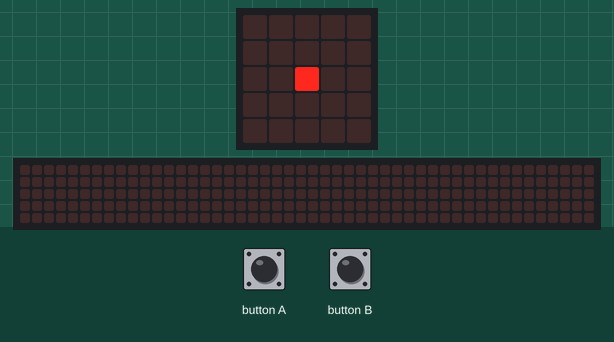
Recording of a program running on a simulated BBC micro:bit (MakeCode). Shown: the board's 5×5 LED display, a strip that is not on the board, showing the scrolling text unrolled. Inputs (shaded band) come from the test bench. Random numbers come from a fixed seed; the 48×5 strip is a reading aid, not a part: it shows the text the display is scrolling, unrolled, one strip-width of it at a time.

Above: at 3.6 s.
3.7 s: button B pressed for 0.15 s
At 3.92 s:
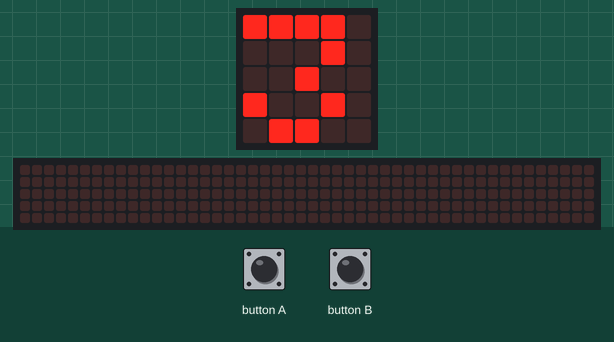
4.4 s: button A pressed for 0.15 s
At 4.62 s:
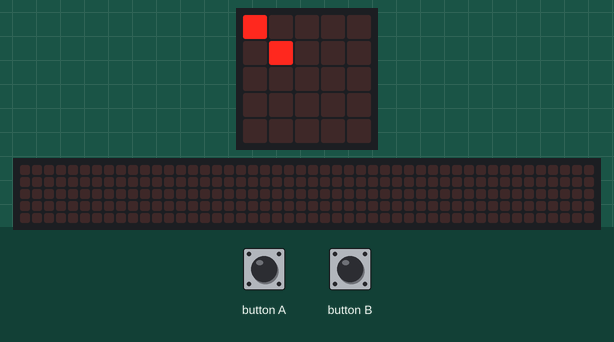
7.5 s: button B pressed for 0.15 s
At 7.72 s:
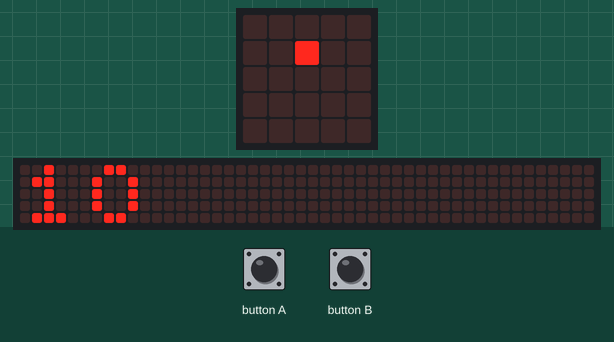
8.2 s: button A pressed for 0.15 s
At 8.47 s:
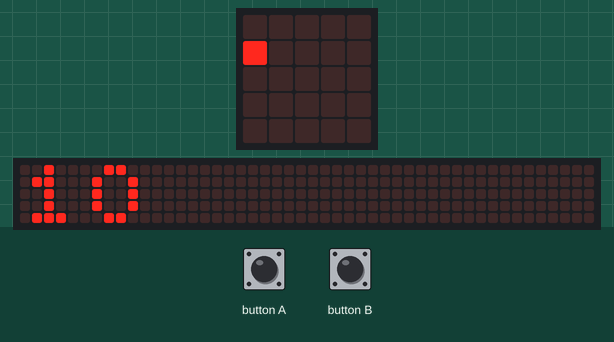
8.9 s: button A pressed for 0.15 s
At 9.22 s:
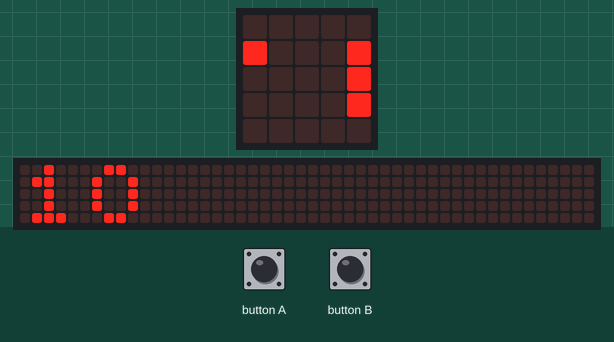
9.6 s: button B pressed for 0.15 s
At 11.8 s:
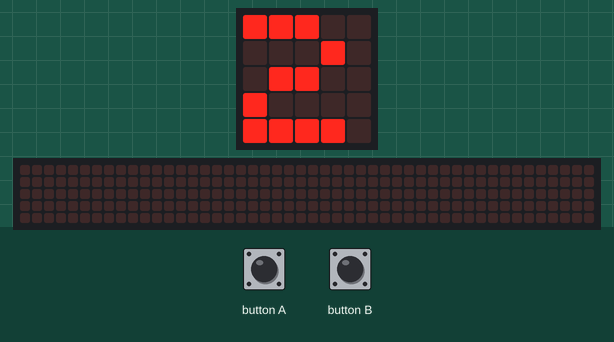
Timing chart, 0 to 13.3 s (numbered marks = the images above; inputs shaded):
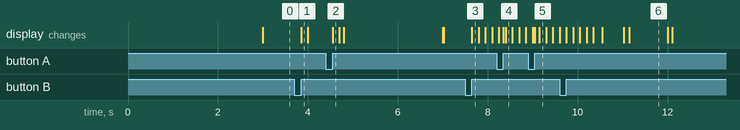

Measured:
- after the input at 7.5 s, the display: changes after 0.15 s (image 3)
- what the display in image 6 shows lasts 0.8 s, from 11.2 s to 12.0 s

The program:

main.ts
```typescript
let numero = 0
function luz_verde () {
    led.plot(2, 3)
    basic.pause(3000)
    basic.clearScreen()
}
function encender_led () {
    basic.clearScreen()
    led.plot(0, 0)
    led.plot(1, 1)
}
input.onButtonPressed(Button.A, function () {
    encender_led()
})
function mostrar_numero () {
    numero = randint(1, 10)
    basic.showNumber(numero)
    basic.pause(100)
    basic.clearScreen()
    basic.pause(100)
    basic.showIcon(IconNames.Yes)
}
function luz_roja () {
    led.plot(2, 1)
    basic.pause(3000)
    basic.clearScreen()
}
input.onButtonPressed(Button.B, function () {
    mostrar_numero()
})
function luz_amarilla () {
    led.plot(2, 2)
    basic.pause(1000)
    basic.clearScreen()
}
basic.forever(function () {
    luz_roja()
    luz_amarilla()
    luz_verde()
})
```

test.ts
```typescript
// aquí va el archivo "tests"; esto no se compilará cuando este paquete se utilice como una extensión.
```
